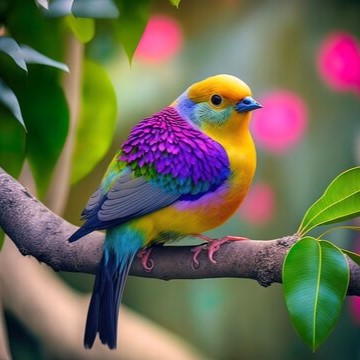
#> input picture Task-3/Open-Cv/images/bird.jpg, 360 x 360 px
$ python main.py
#> lines starting #> are read from the running program, lines starting #| are printed output that depends on the picture
import cv2
import numpy as np

#Read Image
img=cv2.imread("images/bird.jpg")
#> img is the input picture: shape (360, 360, 3); mean B, G, R 82.8, 105.4, 108.1

#Grayscale
img_gray= cv2.cvtColor(img,cv2.COLOR_BGR2GRAY)

#Playing with RGB
imgBlue=img[:,:,0]
imgGreen=img[:,:,1]
imgRed=img[:,:,2]
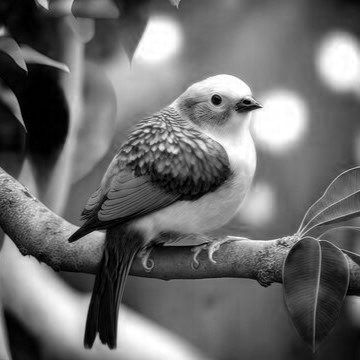
#> imgRed: shape (360, 360); min 0, max 255, mean 108.1
new_img=np.hstack((imgBlue,imgGreen,imgRed))
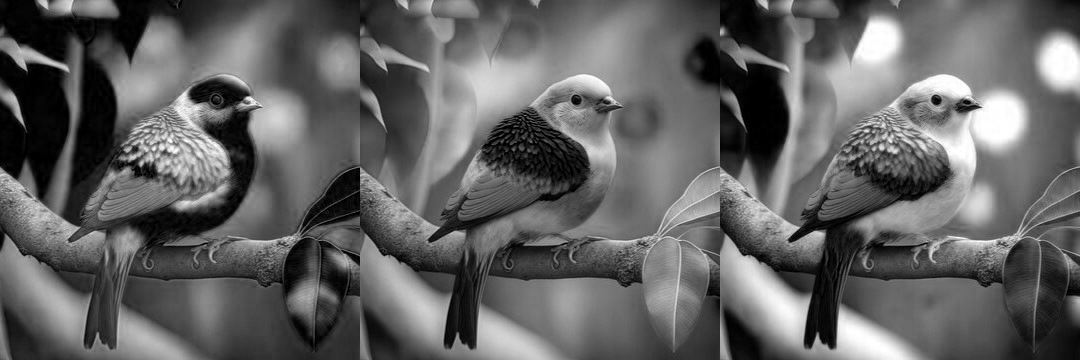
#> new_img: shape (360, 1080); min 0, max 255, mean 98.7

#Resize
img_resize=cv2.resize(img,(200,200))
img_resize_by_percentage=cv2.resize(img,(img.shape[0]//3,img.shape[1]//3)) #30%

#Flip
img_flip_vertical=cv2.flip(img,0)
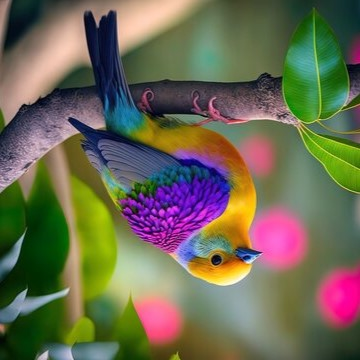
#> img_flip_vertical: shape (360, 360, 3); mean B, G, R 82.8, 105.4, 108.1
img_flip_horizontal=cv2.flip(img,1)
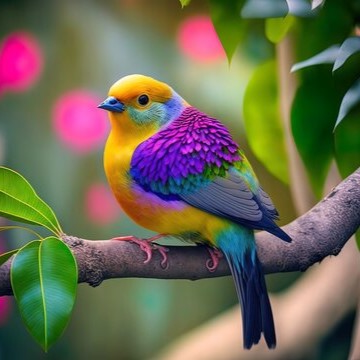
#> img_flip_horizontal: shape (360, 360, 3); mean B, G, R 82.8, 105.4, 108.1
img_flip_both=cv2.flip(img,-1)
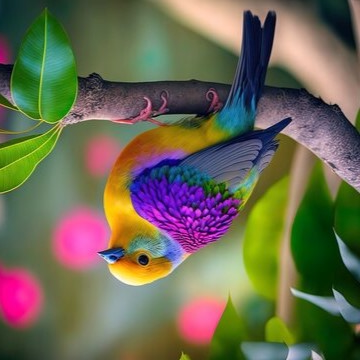
#> img_flip_both: shape (360, 360, 3); mean B, G, R 82.8, 105.4, 108.1

#Cropping
img_crop=img[0:300,0:100]
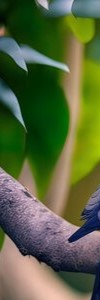
#> img_crop: shape (300, 100, 3); mean B, G, R 62.3, 101.4, 88.6

#Saving Image
#cv2.imwrite('Cropped_bird.png',img_crop)

#Drawing Shapes
img_bg=np.zeros((512,512,3))

cv2.rectangle(img_bg, pt1=(100,100),pt2=(400,400),color=(255,0,0),thickness=3)
cv2.circle(img_bg,center=(100,400),radius=50,color=(0,255,0),thickness=3)
cv2.line(img_bg,pt1=(200,200),pt2=(300,450),color=(0,0,255),thickness=3)
cv2.putText(img_bg,org=(100,100),fontScale=2,color=(0,255,255),thickness=2,lineType=cv2.LINE_AA,text="hello",fontFace=cv2.FONT_HERSHEY_PLAIN)
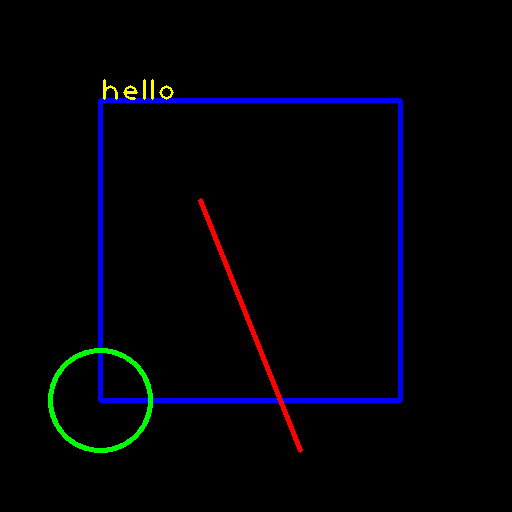
#> img_bg: shape (512, 512, 3) float64; mean of channels 0, 1, 2 5.7, 1.9, 1.7; drawn as B, G, R

#OPEN_CV Events

def draw(event,x,y,flags,params):
    if event==1:
        cv2.circle(img_new,center=(x,y),radius=20,color=(255,255,0),thickness=-1)

cv2.namedWindow(winname="window")
cv2.setMouseCallback("window",draw)

img_new=np.zeros((512,512,3))
while True:

    cv2.imshow("window",img_new)

    if cv2.waitKey(1) & 0xFF==ord('x'):
#> (key x is pressed here)
        break

cv2.destroyAllWindows()

#Display
cv2.imshow("BIRD",img)
cv2.waitKey(0)
